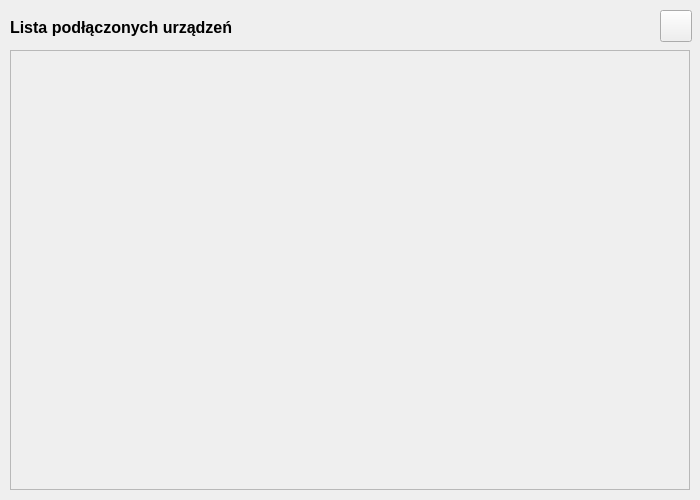
<?xml version="1.0" encoding="UTF-8"?>
<ui version="4.0">
 <class>w_HostsListWindow</class>
 <widget class="QMainWindow" name="w_HostsListWindow">
  <property name="geometry">
   <rect>
    <x>0</x>
    <y>0</y>
    <width>700</width>
    <height>500</height>
   </rect>
  </property>
  <property name="minimumSize">
   <size>
    <width>700</width>
    <height>500</height>
   </size>
  </property>
  <property name="maximumSize">
   <size>
    <width>700</width>
    <height>500</height>
   </size>
  </property>
  <property name="windowTitle">
   <string>MainWindow</string>
  </property>
  <widget class="QWidget" name="centralwidget">
   <property name="minimumSize">
    <size>
     <width>700</width>
     <height>500</height>
    </size>
   </property>
   <property name="maximumSize">
    <size>
     <width>700</width>
     <height>500</height>
    </size>
   </property>
   <widget class="QScrollArea" name="hostListScrollArea">
    <property name="geometry">
     <rect>
      <x>10</x>
      <y>50</y>
      <width>680</width>
      <height>440</height>
     </rect>
    </property>
    <property name="horizontalScrollBarPolicy">
     <enum>Qt::ScrollBarAlwaysOff</enum>
    </property>
    <property name="widgetResizable">
     <bool>false</bool>
    </property>
    <widget class="QWidget" name="hostListScrollAreaContent">
     <property name="geometry">
      <rect>
       <x>0</x>
       <y>0</y>
       <width>650</width>
       <height>0</height>
      </rect>
     </property>
     <property name="minimumSize">
      <size>
       <width>650</width>
       <height>0</height>
      </size>
     </property>
     <property name="maximumSize">
      <size>
       <width>650</width>
       <height>16777215</height>
      </size>
     </property>
    </widget>
   </widget>
   <widget class="QPushButton" name="refreshButton">
    <property name="geometry">
     <rect>
      <x>660</x>
      <y>10</y>
      <width>32</width>
      <height>32</height>
     </rect>
    </property>
    <property name="text">
     <string/>
    </property>
    <property name="icon">
     <iconset resource="icons.qrc">
      <normaloff>:/actions/icons/if_refresh27_216529.png</normaloff>:/actions/icons/if_refresh27_216529.png</iconset>
    </property>
    <property name="iconSize">
     <size>
      <width>20</width>
      <height>20</height>
     </size>
    </property>
   </widget>
   <widget class="QLabel" name="label">
    <property name="geometry">
     <rect>
      <x>10</x>
      <y>10</y>
      <width>631</width>
      <height>35</height>
     </rect>
    </property>
    <property name="font">
     <font>
      <family>Tahoma</family>
      <pointsize>12</pointsize>
      <weight>75</weight>
      <bold>true</bold>
     </font>
    </property>
    <property name="text">
     <string>Lista podłączonych urządzeń</string>
    </property>
   </widget>
  </widget>
 </widget>
 <resources>
  <include location="icons.qrc"/>
 </resources>
 <connections/>
</ui>
